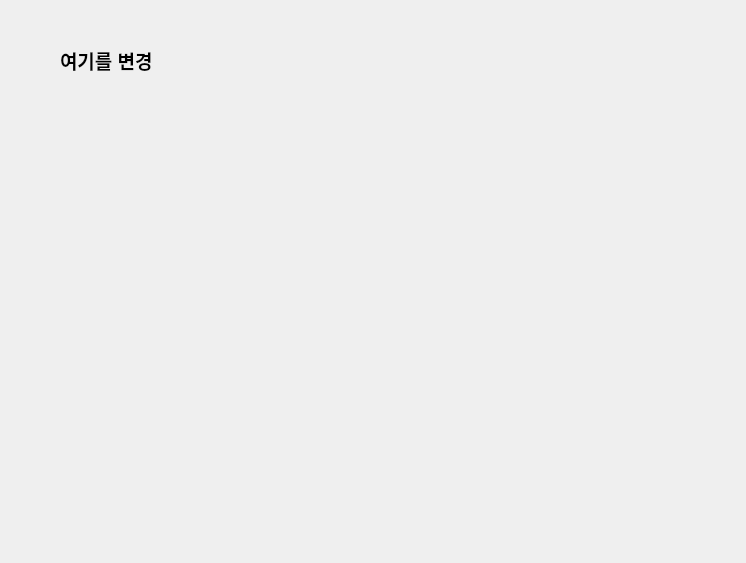
<?xml version="1.0" encoding="UTF-8"?>
<ui version="4.0">
 <class>Dialog</class>
 <widget class="QDialog" name="Dialog">
  <property name="geometry">
   <rect>
    <x>0</x>
    <y>0</y>
    <width>746</width>
    <height>563</height>
   </rect>
  </property>
  <property name="windowTitle">
   <string>Dialog</string>
  </property>
  <widget class="QLabel" name="label">
   <property name="geometry">
    <rect>
     <x>60</x>
     <y>40</y>
     <width>121</width>
     <height>41</height>
    </rect>
   </property>
   <property name="font">
    <font>
     <pointsize>14</pointsize>
     <bold>true</bold>
    </font>
   </property>
   <property name="text">
    <string>여기를 변경</string>
   </property>
  </widget>
 </widget>
 <resources/>
 <connections/>
</ui>
